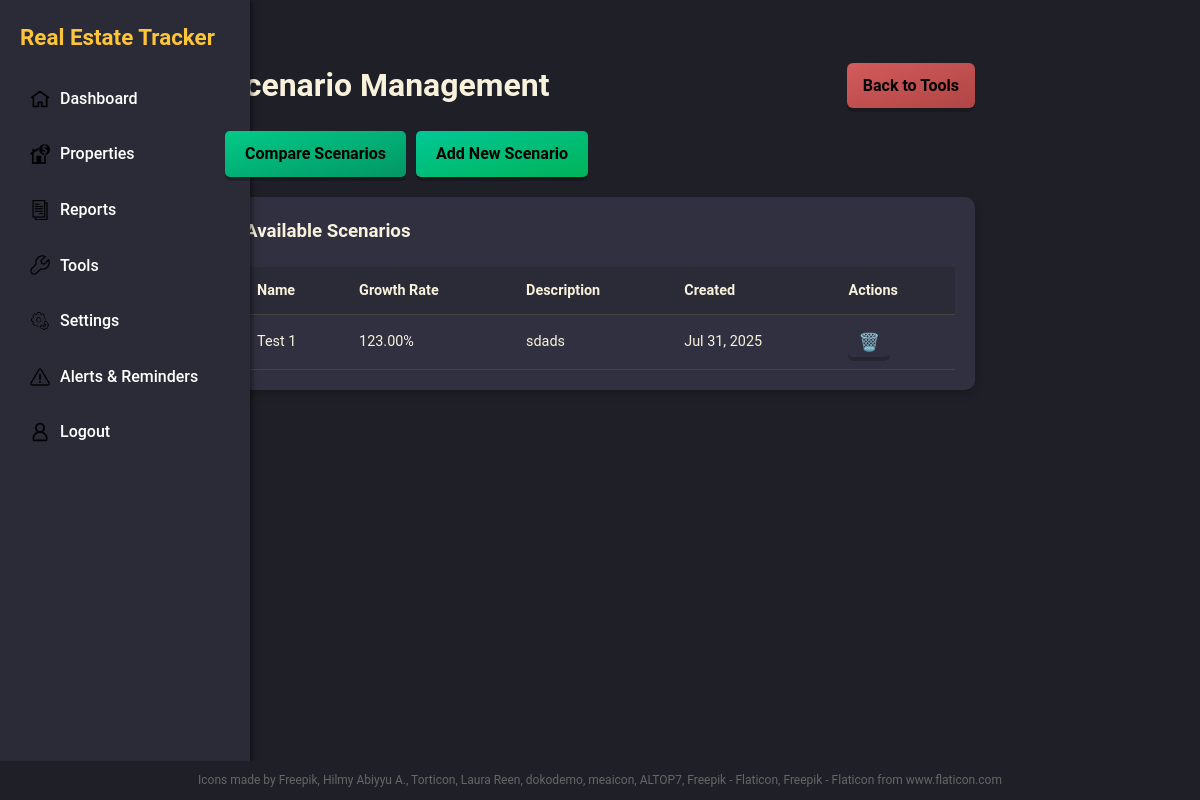
Before: /tools/scenarios/ (signed in) with the older database file.
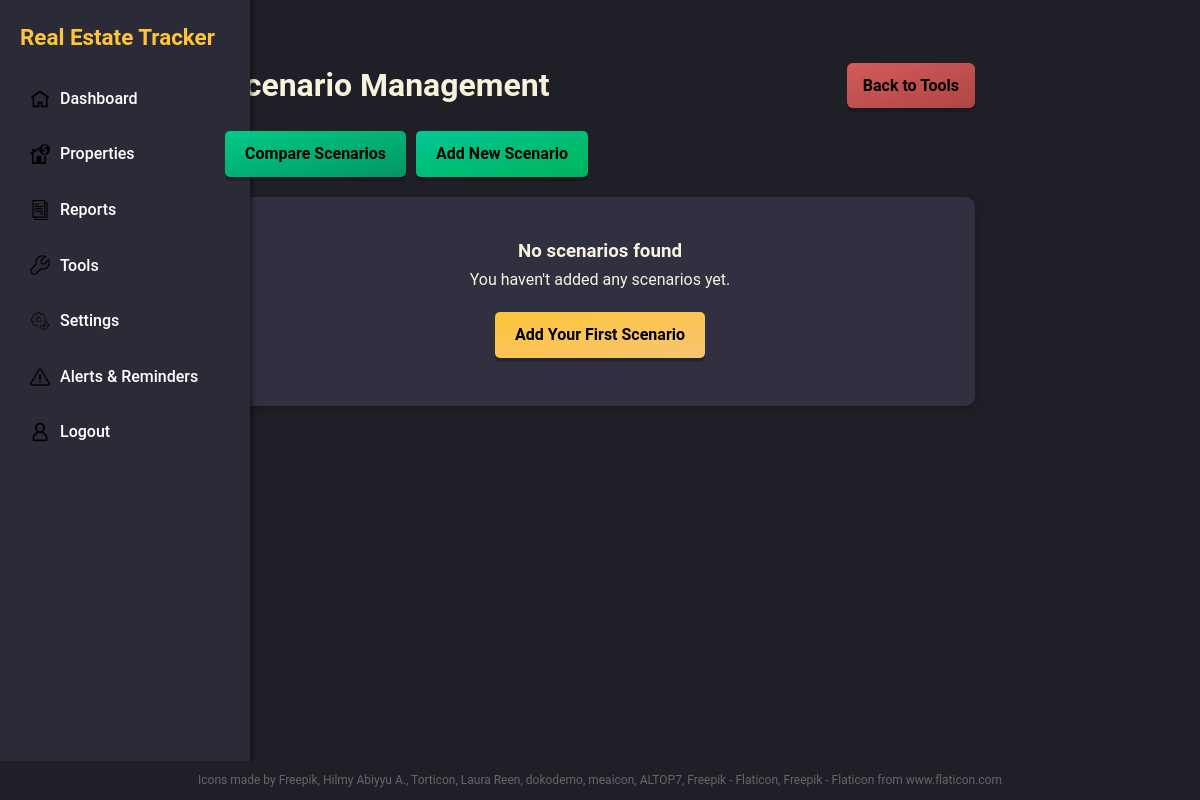
After: the same page with the newer database file.
### core/models.py (models this page shows, shortened)
class Scenario(models.Model):
    name = models.CharField(max_length=100)
    growth_rate = models.DecimalField(max_digits=5, decimal_places=2)
    description = models.TextField(blank=True)
    created_at = models.DateTimeField(auto_now_add=True)
    owner = models.ForeignKey(CustomUser, on_delete=models.CASCADE, related_name='scenarios')

### core/views.py (the view)
# urls.py: path('tools/scenarios/', views.scenario_list, name='scenario_list'),
@login_required
def scenario_list(request):
    scenarios = Scenario.objects.filter(owner=request.user).order_by('-created_at')
    return render(request, 'tools/scenario_list.html', {'scenarios': scenarios})

### core/templates/tools/scenario_list.html (shortened to what this page needs)
{% extends 'base.html' %}
{% block content %}
<div class="main-content">
    <div class="properties-page">
        <div style="display: flex; justify-content: space-between; align-items: center; margin-bottom: 20px;">
            <h1>Scenario Management</h1>
            <a href="{% url 'tools_home' %}" class="btn-metallic btn-negative-metallic" style="text-decoration: none; padding: 10px 16px; border-radius: 6px;">Back to Tools</a>
        </div>
        <div style="display: flex; gap: 10px; margin-bottom: 20px;">
            <a href="{% url 'scenario_comparison' %}" class="btn-metallic btn-alert-metallic">Compare Scenarios</a>
            <a href="{% url 'add_scenario' %}" class="btn-metallic btn-positive-metallic">Add New Scenario</a>
        </div>
        {% if scenarios %}
            <div class="card">
                <h3>Available Scenarios</h3>
                <div class="property-table-container">
                    <table class="property-table">
                        <thead>
                            <tr>
                                <th>Name</th>
                                <th>Growth Rate</th>
                                <th>Description</th>
                                <th>Created</th>
                                <th>Actions</th>
                            </tr>
                        </thead>
                        <tbody>
                            {% for scenario in scenarios %}
                            <tr>
                                <td>{{ scenario.name }}</td>
                                <td>{{ scenario.growth_rate }}%</td>
                                <td>{{ scenario.description|default:"-"|truncatechars:50 }}</td>
                                <td>{{ scenario.created_at|date:"M d, Y" }}</td>
                                <td>
                                    <form method="post" action="{% url 'delete_scenario' scenario.id %}" style="display: inline;" onsubmit="return confirm('Are you sure you want to delete this scenario?');">
                                        <button type="submit" class="btn-metallic btn-negative-metallic" style="background: none; border: none; color: var(--color-negative); cursor: pointer; font-size: 1.2em; padding: 5px 10px;" title="Delete Scenario">
                                            🗑️
                                        </button>
                                    </form>
                                </td>
                            </tr>
                            {% endfor %}
                        </tbody>
                    </table>
                </div>
            </div>
        {% else %}
            <div class="card" style="text-align: center; padding: 40px;">
                <h3>No scenarios found</h3>
                <p>You haven't added any scenarios yet.</p>
                <div style="margin-top: 20px;">
                    <a href="{% url 'add_scenario' %}" class="btn-metallic btn-accent-metallic">Add Your First Scenario</a>
                </div>
            </div>
        {% endif %}
    </div>
</div>
{% endblock %}

Changed rows visible on the page:
removed Scenario: name "Test 1", growth_rate "123.00", description "sdads", created_at "Jul 31, 2025"
Other visible differences:
text no longer shown: "Available Scenarios Name Growth Rate Description Created Actions"
text now shown: "No scenarios found You haven't added any scenarios yet. Add Your First Scenario"
